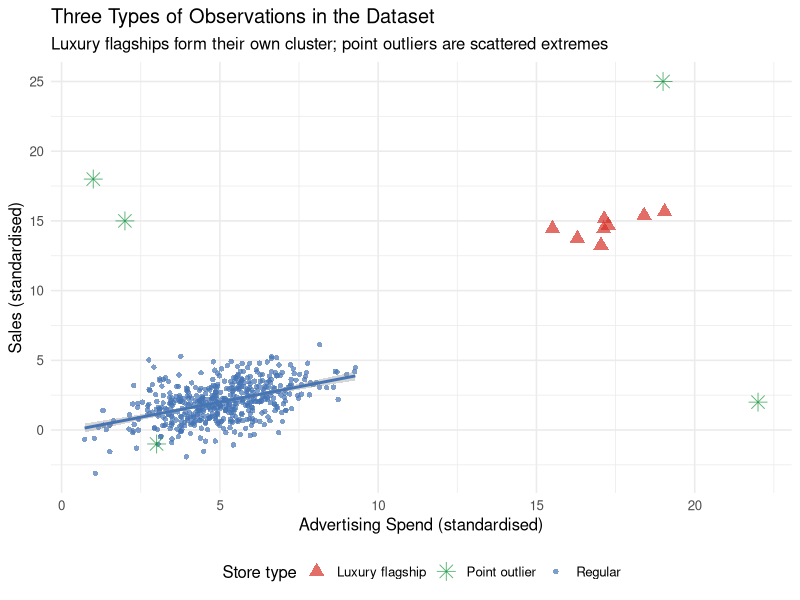
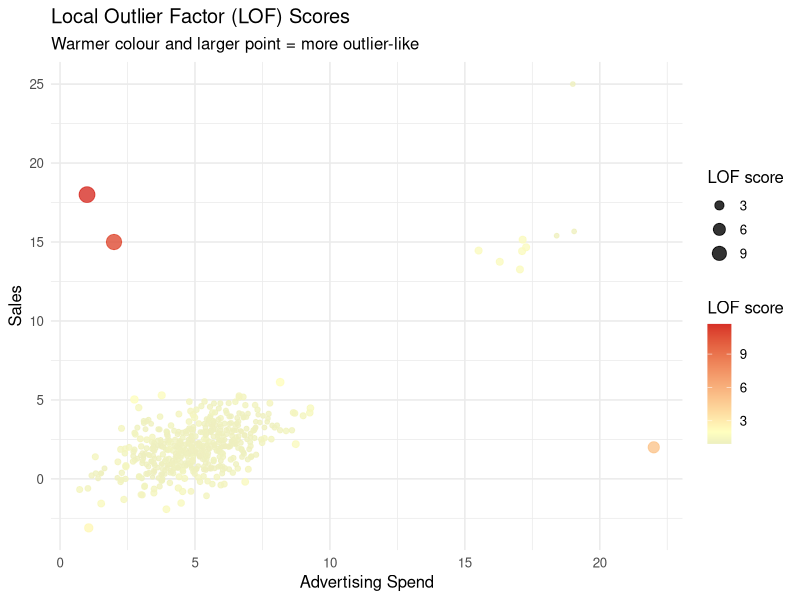
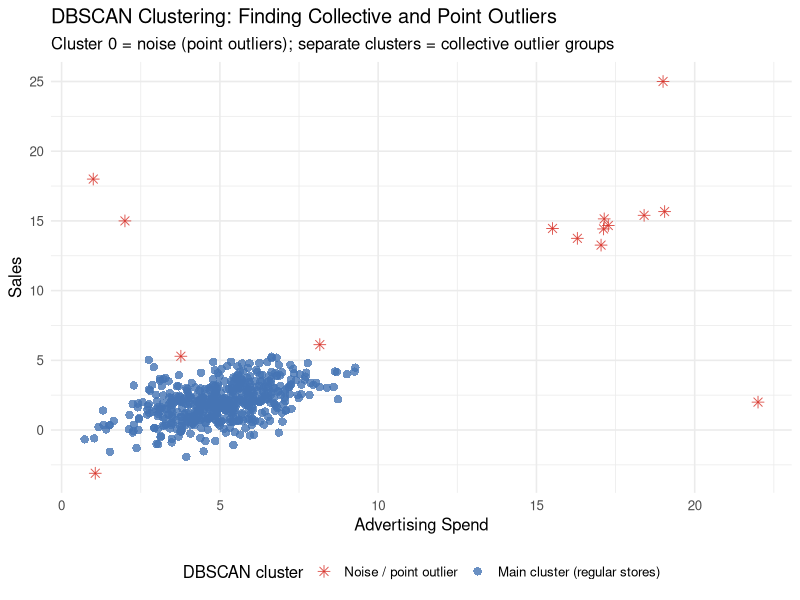
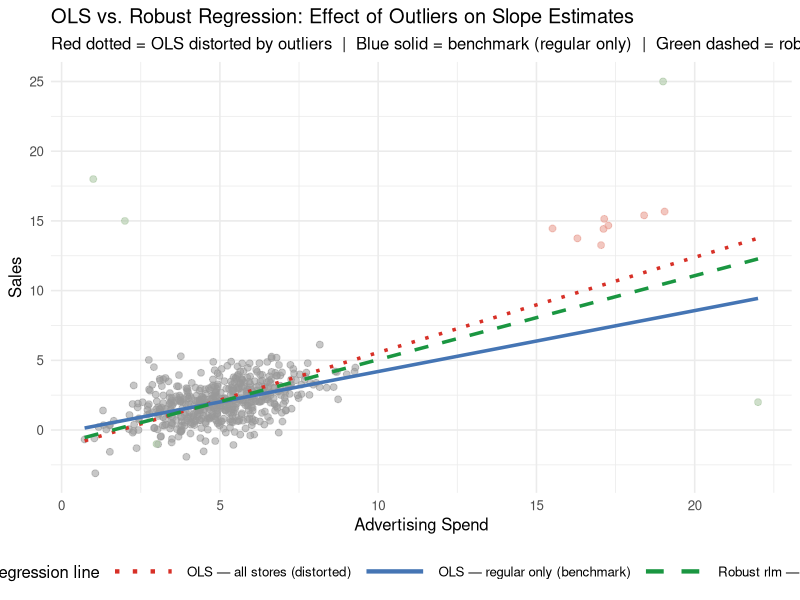

Reproduce these figures in R, in order.
## ---- chunk 1
knitr::opts_chunk$set(
  echo = TRUE,
  fig.width = 8,
  fig.height = 5,
  fig.path = "figs/",
  dev = "svg"
)

dir.create("figs", recursive = TRUE, showWarnings = FALSE)
## ---- chunk 2
#| code-summary: "▶ Load required packages"
# Uncomment to install if needed:
# install.packages(c("lavaan", "semTools", "MASS", "ggplot2",
#                    "dplyr", "tidyr", "corrplot", "knitr", "lmtest",
#                    "mclust", "dbscan"))

library(lavaan)       # CFA and SEM (Cases 1 and 3)
library(semTools)     # htmt() and auxiliary SEM tools (Cases 1 and 3)
library(MASS)         # mvrnorm(): generate multivariate normal data (all cases)
library(ggplot2)      # Visualizations (all cases)
library(dplyr)        # Data manipulation (all cases)
library(tidyr)        # Data reshaping (Cases 2 and 3)
library(corrplot)     # Correlation heatmap (Case 1)
library(knitr)        # Nicely formatted tables (all cases)
library(lmtest)       # Breusch-Pagan heteroskedasticity test (Case 2)
library(mclust)       # Gaussian mixture models / latent class analysis (Case 4)
library(dbscan)       # Local outlier factor and DBSCAN clustering (Case 5)
## ---- chunk 3
#| code-summary: "▶ Simulate store dataset with collective and point outliers"
set.seed(2025)

# ── Regular stores ─────────────────────────────────────────────────────────────
n_reg <- 500
adv_reg   <- rnorm(n_reg, mean = 5, sd = 1.5)
sales_reg <- 0.4 * adv_reg + rnorm(n_reg, sd = 1.2)

# ── Luxury flagship stores (collective outliers) ───────────────────────────────
# They advertise much more AND have much higher sales — different economic model
n_lux <- 8
adv_lux   <- rnorm(n_lux, mean = 18, sd = 1.2)
sales_lux <- 0.3 * adv_lux + rnorm(n_lux, sd = 0.8) + 10   # elevated baseline

# ── Point outliers (individual extreme observations) ───────────────────────────
n_pt  <- 5
adv_pt   <- c(22, 1, 3, 19, 2)          # extreme advertising values
sales_pt <- c(2, 18, -1, 25, 15)        # extreme / inconsistent sales

# ── Combine into single dataset ────────────────────────────────────────────────
df5 <- data.frame(
  advertising = c(adv_reg,    adv_lux,    adv_pt),
  sales       = c(sales_reg,  sales_lux,  sales_pt),
  store_type  = c(rep("Regular",   n_reg),
                  rep("Luxury flagship", n_lux),
                  rep("Point outlier",   n_pt))
)
## ---- chunk 4
#| code-summary: "▶ Plot: stores colored by true type"
ggplot(df5, aes(x = advertising, y = sales, colour = store_type, shape = store_type)) +
  geom_point(aes(size = store_type), alpha = 0.7) +
  geom_smooth(data = filter(df5, store_type == "Regular"),
              method = "lm", se = TRUE, colour = "#4575b4",
              linewidth = 1.0, inherit.aes = FALSE,
              aes(x = advertising, y = sales)) +
  scale_colour_manual(
    values = c("Regular"         = "#4575b4",
               "Luxury flagship" = "#d73027",
               "Point outlier"   = "#1a9641"),
    name   = "Store type"
  ) +
  scale_shape_manual(
    values = c("Regular" = 16, "Luxury flagship" = 17, "Point outlier" = 8),
    name   = "Store type"
  ) +
  scale_size_manual(
    values = c("Regular" = 1.5, "Luxury flagship" = 3.5, "Point outlier" = 4),
    name   = "Store type"
  ) +
  labs(
    x        = "Advertising Spend (standardised)",
    y        = "Sales (standardised)",
    title    = "Three Types of Observations in the Dataset",
    subtitle = "Luxury flagships form their own cluster; point outliers are scattered extremes"
  ) +
  theme_minimal(base_size = 12) +
  theme(legend.position = "bottom")
## ---- chunk 5
#| code-summary: "▶ Compute LOF scores and visualize"
# Standardise the variables before computing LOF
df5_scaled <- data.frame(
  advertising = scale(df5$advertising),
  sales       = scale(df5$sales)
)

# Compute LOF scores (minPts = number of neighbours to consider)
df5$lof_score <- dbscan::lof(df5_scaled, minPts = 10)

# Visualise LOF scores
ggplot(df5, aes(x = advertising, y = sales,
                colour = lof_score, size = lof_score)) +
  geom_point(alpha = 0.8) +
  scale_colour_gradient2(low = "#4575b4", mid = "#ffffbf", high = "#d73027",
                         midpoint = 2, name = "LOF score") +
  scale_size_continuous(range = c(1, 5), name = "LOF score") +
  labs(
    x        = "Advertising Spend",
    y        = "Sales",
    title    = "Local Outlier Factor (LOF) Scores",
    subtitle = "Warmer colour and larger point = more outlier-like"
  ) +
  theme_minimal(base_size = 12) +
  theme(legend.position = "right")
## ---- chunk 6
#| code-summary: "▶ Table: top outliers by LOF score"
# Show the top outliers by LOF score
df5 |>
  arrange(desc(lof_score)) |>
  select(advertising, sales, store_type, lof_score) |>
  head(15) |>
  mutate(across(where(is.numeric), \(x) round(x, 2))) |>
  kable(
    col.names = c("Advertising", "Sales", "Store Type", "LOF Score"),
    caption   = "Top 15 Observations by LOF Score (highest = most outlier-like)"
  )
## ---- chunk 7
#| code-summary: "▶ DBSCAN clustering — find collective outlier cluster"
# Fit DBSCAN
# eps: maximum distance to be considered a "neighbour"
# minPts: minimum cluster size
dbscan_fit <- dbscan::dbscan(df5_scaled, eps = 0.4, minPts = 4)
df5$cluster <- factor(dbscan_fit$cluster)

ggplot(df5, aes(x = advertising, y = sales,
                colour = cluster, shape = cluster)) +
  geom_point(size = 2.5, alpha = 0.8) +
  scale_colour_manual(
    values = c("0" = "#d73027",   # noise = red (point outliers)
               "1" = "#4575b4",   # main cluster = blue
               "2" = "#1a9641",   # luxury cluster = green
               "3" = "#fdae61"),  # any additional cluster
    labels = c("0" = "Noise / point outlier",
               "1" = "Main cluster (regular stores)",
               "2" = "Collective outlier cluster (luxury)",
               "3" = "Additional cluster"),
    name   = "DBSCAN cluster",
    drop   = FALSE
  ) +
  scale_shape_manual(
    values = c("0" = 8, "1" = 16, "2" = 17, "3" = 15),
    labels = c("0" = "Noise / point outlier",
               "1" = "Main cluster (regular stores)",
               "2" = "Collective outlier cluster (luxury)",
               "3" = "Additional cluster"),
    name   = "DBSCAN cluster",
    drop   = FALSE
  ) +
  labs(
    x        = "Advertising Spend",
    y        = "Sales",
    title    = "DBSCAN Clustering: Finding Collective and Point Outliers",
    subtitle = "Cluster 0 = noise (point outliers); separate clusters = collective outlier groups"
  ) +
  theme_minimal(base_size = 12) +
  theme(legend.position = "bottom")
## ---- chunk 8
#| code-summary: "▶ OLS vs. robust regression (rlm) coefficient comparison"
# ── Fit three regression models ───────────────────────────────────────────────
m_ols_all    <- lm(sales ~ advertising, data = df5)              # OLS with all data
m_ols_reg    <- lm(sales ~ advertising,                          # OLS on regular only
                   data = filter(df5, store_type == "Regular"))
m_robust     <- MASS::rlm(sales ~ advertising, data = df5)       # Robust on all data

# ── Compare coefficients ───────────────────────────────────────────────────────
coef_compare5 <- data.frame(
  Model = c("OLS — all stores (distorted)",
            "OLS — regular stores only (oracle)",
            "Robust regression (rlm) — all stores"),
  `Advertising coefficient` = round(c(coef(m_ols_all)["advertising"],
                                      coef(m_ols_reg)["advertising"],
                                      coef(m_robust)["advertising"]), 3)
)

kable(coef_compare5,
      col.names = c("Model", "Advertising Coefficient"),
      caption   = "OLS vs. Robust Regression: How Much Do Outliers Matter?")
## ---- chunk 9
#| code-summary: "▶ Plot: regression line comparison (OLS vs. robust)"
# Generate clean prediction lines for all three models
x_seq <- seq(min(df5$advertising), max(df5$advertising), length.out = 300)
newdat <- data.frame(advertising = x_seq)

pred_lines <- data.frame(
  advertising  = rep(x_seq, 3),
  sales        = c(predict(m_ols_all,  newdata = newdat),
                   predict(m_ols_reg,  newdata = newdat),
                   predict(m_robust,   newdata = newdat)),
  model        = rep(c("OLS — all stores (distorted)",
                       "OLS — regular only (benchmark)",
                       "Robust rlm — all stores"),
                     each = length(x_seq))
)

line_colors <- c(
  "OLS — all stores (distorted)"    = "#d73027",
  "OLS — regular only (benchmark)"  = "#4575b4",
  "Robust rlm — all stores"         = "#1a9641"
)
line_types  <- c(
  "OLS — all stores (distorted)"    = "dotted",
  "OLS — regular only (benchmark)"  = "solid",
  "Robust rlm — all stores"         = "dashed"
)

ggplot() +
  # Points: just color by store type, no size variation
  geom_point(data = df5,
             aes(x = advertising, y = sales, colour = store_type),
             alpha = 0.55, size = 2) +
  # Regression lines
  geom_line(data = pred_lines,
            aes(x = advertising, y = sales,
                colour = model, linetype = model),
            linewidth = 1.2) +
  scale_colour_manual(
    values = c(
      "Regular"                             = "grey60",
      "Luxury flagship"                     = "#e8998d",
      "Point outlier"                       = "#a8c5a0",
      "OLS — all stores (distorted)"        = "#d73027",
      "OLS — regular only (benchmark)"      = "#4575b4",
      "Robust rlm — all stores"             = "#1a9641"
    ),
    breaks = c("OLS — all stores (distorted)",
               "OLS — regular only (benchmark)",
               "Robust rlm — all stores"),
    name = "Regression line"
  ) +
  scale_linetype_manual(
    values = line_types,
    name   = "Regression line"
  ) +
  guides(
    colour   = guide_legend(order = 1, override.aes = list(linewidth = 1.5)),
    linetype = guide_legend(order = 1)
  ) +
  labs(
    x        = "Advertising Spend",
    y        = "Sales",
    title    = "OLS vs. Robust Regression: Effect of Outliers on Slope Estimates",
    subtitle = paste0(
      "Red dotted = OLS distorted by outliers  |  ",
      "Blue solid = benchmark (regular only)  |  ",
      "Green dashed = robust rlm"
    )
  ) +
  theme_minimal(base_size = 12) +
  theme(
    legend.position  = "bottom",
    legend.direction = "horizontal",
    legend.key.width = unit(1.8, "cm")
  )
## ---- chunk 10
#| code-summary: "▶ Sensitivity table: OLS vs. rlm coefficients"
# Extract and compare key summary stats
sens_df <- data.frame(
  Method = c("OLS (all stores)", "Robust rlm (all stores)"),
  `Intercept` = round(c(coef(m_ols_all)[1], coef(m_robust)[1]), 3),
  `Advertising slope` = round(c(coef(m_ols_all)[2], coef(m_robust)[2]), 3)
)

kable(sens_df,
      col.names = c("Method", "Intercept", "Advertising Slope"),
      caption   = "Sensitivity Check: OLS vs. Robust Regression Coefficients")
